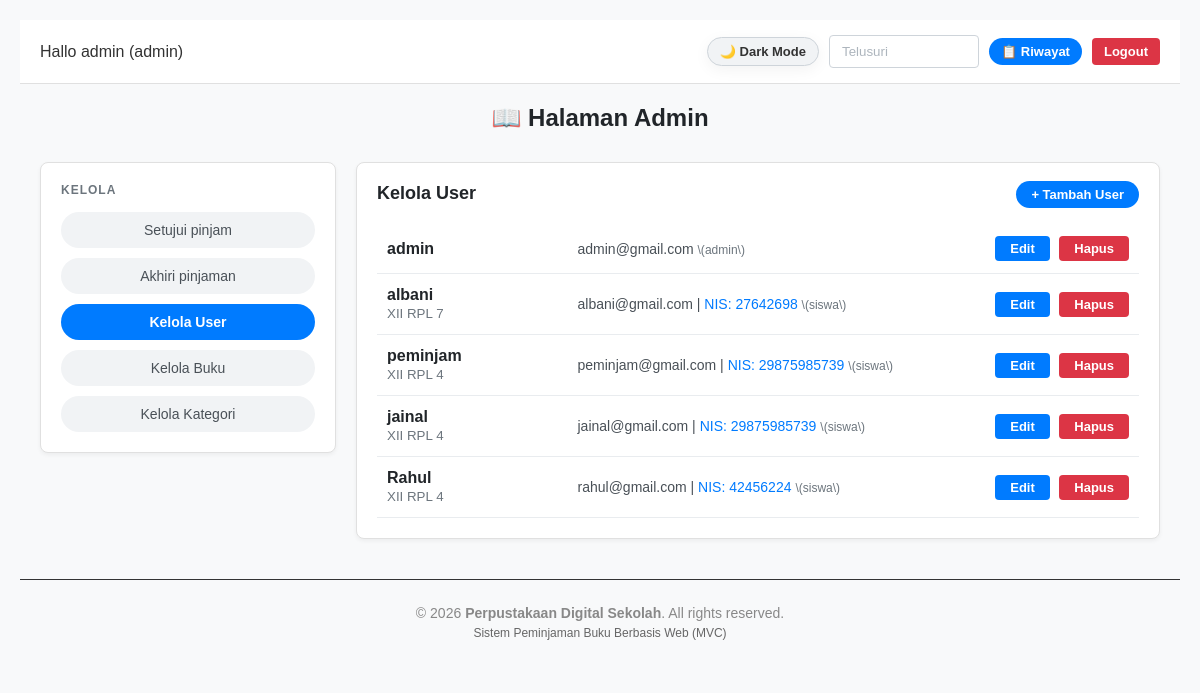
The app's page /index.php?page=admin&action=kelolaUser (signed in) with its own data.
### tables this page shows
CREATE TABLE `user` (
  `id_user` int(11) NOT NULL,
  `nama` varchar(100) NOT NULL,
  `email` varchar(100) NOT NULL,
  `nis` varchar(20) DEFAULT NULL,
  `kelas` varchar(20) DEFAULT NULL,
  `password` varchar(255) NOT NULL,
  `role` enum('admin','siswa') NOT NULL DEFAULT 'siswa'
);

### controllers/AdminController.php (called while the page is built, shortened)
<?php
require_once 'models/UserModel.php';
class AdminController {
    private $userModel;
    public function __construct() {
        $database = new Database();
        $this->db = $database->getConnection();
        $this->userModel = new UserModel($this->db);
    }
    public function kelolaUser() {
        $userList = $this->userModel->getAllUsers();
        require_once 'views/admin/kelola_user.php';
    }
}

### config/Database.php (called while the page is built, shortened)
<?php
class Database {
    private $host = "localhost";
    private $user = "root";
    private $pass = "";
    private $dbname = "db_pembuku";
    public function getConnection() {
        $this->conn = null;
        try {
            $this->conn = new PDO("mysql:host=" . $this->host . ";dbname=" . $this->dbname, $this->user, $this->pass);
            $this->conn->setAttribute(PDO::ATTR_ERRMODE, PDO::ERRMODE_EXCEPTION);
        } catch(PDOException $exception) {
            echo "Connection error: " . $exception->getMessage();
        }
        return $this->conn;
    }
}

### models/UserModel.php (called while the page is built, shortened)
<?php
class UserModel {
    private $conn;
    private $table = 'user';
    public function __construct($db) {
        $this->conn = $db;
    }
    public function getAllUsers() {
        $query = "SELECT id_user, nama, email, nis, kelas, role FROM " . $this->table . " ORDER BY id_user DESC";
        $stmt = $this->conn->prepare($query);
        $stmt->execute();
        return $stmt->fetchAll(PDO::FETCH_ASSOC);
    }
}

### views/admin/kelola_user.php (the view, shortened to what this page needs)
<?php include 'views/layout/header.php'; ?>
<div class="header-bar" style="display: flex; justify-content: space-between; align-items: center; padding: 15px 20px; background: var(--bg-header); border-bottom: 1px solid var(--border-color); margin-bottom: 20px;">
    <div style="font-weight: 500; color: var(--text-main);">Hallo <?= htmlspecialchars($_SESSION['user']['nama']); ?> (admin)</div>
    <div style="display: flex; align-items: center; gap: 10px;">
        <button id="themeToggle" class="theme-toggle-btn" onclick="toggleTheme()">🌙 Dark Mode</button>
        <form method="GET" action="index.php" style="display:inline;">
            <input type="text" name="search" placeholder="Telusuri" value="<?= htmlspecialchars($_GET['search'] ?? ''); ?>" class="input-dark" style="width:150px; margin-bottom:0;">
        </form>
        <a href="index.php?page=admin&action=riwayatPinjam" class="btn btn-blue" style="border-radius: 15px; font-size: 13px; padding: 6px 12px; text-decoration: none;">📋 Riwayat</a>
        <a href="index.php?page=logout" class="btn btn-red" style="padding: 6px 12px; border-radius: 4px; font-size: 13px;">Logout</a>
    </div>
</div>
<h2 style="text-align:center; margin-bottom: 30px; color: var(--text-heading);">📖 Halaman Admin</h2>
<div style="display: flex; gap: 20px; align-items: flex-start; padding: 0 20px;">
    <div class="card" style="flex: 1; min-width: 200px; padding: 20px; box-sizing: border-box;">
        <p style="color: var(--text-muted); margin-top: 0; margin-bottom: 15px; font-size: 12px; letter-spacing: 1px; text-transform: uppercase; font-weight: bold;">Kelola</p>
        <div class="sidebar-menu">
            <a href="index.php?page=admin&action=dashboard" class="btn-sidebar">Setujui pinjam</a>
            <a href="index.php?page=admin&action=akhiriPinjaman" class="btn-sidebar">Akhiri pinjaman</a>
            <a href="index.php?page=admin&action=kelolaUser" class="btn-sidebar active">Kelola User</a>
            <a href="index.php?page=admin&action=kelolaBuku" class="btn-sidebar">Kelola Buku</a>
            <a href="index.php?page=admin&action=kelolaKategori" class="btn-sidebar">Kelola Kategori</a>
        </div>
    </div>
    <div class="card" style="flex: 3; padding: 20px; box-sizing: border-box;">
        <div style="display: flex; justify-content: space-between; align-items: center; margin-bottom: 20px;">
            <div>
                <h3 style="margin: 0; font-size: 18px; text-transform: capitalize; color: var(--text-heading);">Kelola User</h3>
            </div>
            <div>
                <a href="#" onclick="openAddModal()" class="btn btn-blue" style="border-radius: 15px; font-size: 13px; padding: 6px 15px; text-decoration: none;">+ Tambah User</a>
            </div>
        </div>
        <div class="table-container">
            <table style="width: 100%; border-collapse: collapse;">
                <tbody>
                    <?php if (!empty($userList)): ?>
                        <?php foreach ($userList as $u): ?>
                        <tr style="border-bottom: 1px solid var(--table-border);">
                            <td style="padding: 12px 10px; font-weight: bold; width: 25%; color: var(--text-heading);">
                                <?= htmlspecialchars($u['nama']); ?>
                                <?php if (!empty($u['kelas'])): ?>
                                    <br><small style="color: var(--text-muted); font-weight: normal;"><?= htmlspecialchars($u['kelas']); ?></small>
                                <?php endif; ?>
                            </td>
                            <td style="padding: 12px 10px; color: var(--input-text); font-size: 14px;">
                                <?= htmlspecialchars($u['email']); ?>
                                <?php if (!empty($u['nis'])): ?>
                                    | <span style="color: #007bff; font-weight: 500;">NIS: <?= htmlspecialchars($u['nis']); ?></span>
                                <?php endif; ?>
                                <span style="font-size: 12px; color: var(--text-muted);">\(<?= htmlspecialchars($u['role']); ?>\)</span>
                            </td>
                            <td style="padding: 12px 10px; text-align: right;">
                                <button type="button" class="btn-action btn-edit" onclick='openEditModal(<?= json_encode($u); ?>)'>Edit</button>
                                <a href="index.php?page=admin&action=hapusUser&id=<?= $u['id_user']; ?>" class="btn-delete" onclick="return confirm('Yakin ingin menghapus user ini?');">Hapus</a>
                            </td>
                        </tr>
                        <?php endforeach; ?>
                    <?php else: ?>
                        <tr>
                            <td colspan="3" style="text-align: center; color: var(--text-muted); padding: 25px;">Belum ada data user.</td>
                        </tr>
                    <?php endif; ?>
                </tbody>
            </table>
        </div>
    </div>
</div>
<?php include 'views/layout/footer.php'; ?>

### views/layout/header.php (style rules this page uses)
body { background-color: #1a1a1a; color: #ffffff; font-family: 'Segoe UI', Tahoma, Geneva, Verdana, sans-serif; margin: 0; padding: 20px; }
:root { --bg-body: #f8f9fa; --bg-card: #ffffff; --bg-header: #ffffff; --text-main: #333333; --text-muted: #6c757d; --border-color: #e0e0e0; --input-bg: #ffffff; --input-border: #ced4da; --input-text: #495057; --input-placeholder: #adb5bd; --table-border: #e9ecef; --table-header-color: #495057; --cover-placeholder-bg: #e9ecef; --btn-nav-bg: #e9ecef; --btn-nav-text: #495057; --btn-nav-hover: #dee2e6; --btn-blue-bg: #007bff; --btn-blue-hover: #0056b3; --shadow: 0 4px 15px rgba(0, 0, 0, 0.05); }
body { background-color: var(--bg-body); color: var(--text-main); font-family: Arial, sans-serif; margin: 0; transition: background-color 0.3s, color 0.3s; }
.card { background-color: var(--bg-card); border: 1px solid var(--border-color); border-radius: 20px; box-shadow: var(--shadow); padding: 20px; box-sizing: border-box; transition: background-color 0.3s, border-color 0.3s; }
.header-bar { display: flex; justify-content: space-between; align-items: center; padding: 15px 20px; background: var(--bg-header); border-bottom: 1px solid var(--border-color); margin-bottom: 20px; transition: background-color 0.3s, border-color 0.3s; }
.input-dark { background-color: var(--input-bg); border: 1px solid var(--input-border); color: var(--input-text); padding: 6px 12px; border-radius: 12px; outline: none; transition: background-color 0.3s, color 0.3s; }
.input-dark::placeholder { color: var(--input-placeholder); }
.btn-blue { background-color: var(--btn-blue-bg); color: white; border: none; padding: 6px 18px; border-radius: 15px; text-decoration: none; font-size: 13px; font-weight: bold; cursor: pointer; transition: opacity 0.2s; }
.btn-red { background-color: #dc3545; color: white; border: none; padding: 6px 14px; border-radius: 15px; text-decoration: none; font-size: 13px; font-weight: bold; display: inline-flex; align-items: center; cursor: pointer; transition: opacity 0.2s; }
.theme-toggle-btn { background-color: var(--bg-card); color: var(--text-main); border: 1px solid var(--border-color); padding: 6px 12px; border-radius: 15px; cursor: pointer; font-size: 13px; font-weight: bold; box-shadow: var(--shadow); transition: background-color 0.2s; }

### records on screen
user: nama "admin", email "admin@gmail.com", role "admin"
user: nama "albani", kelas "XII RPL 7", email "albani@gmail.com", nis "27642698", role "siswa"
user: nama "peminjam", kelas "XII RPL 4", email "peminjam@gmail.com", nis "29875985739", role "siswa"
user: nama "jainal", kelas "XII RPL 4", email "jainal@gmail.com", nis "29875985739", role "siswa"
user: nama "Rahul", kelas "XII RPL 4", email "rahul@gmail.com", nis "42456224", role "siswa"

### other values on screen
$_SESSION['user']['nama'] "admin"
